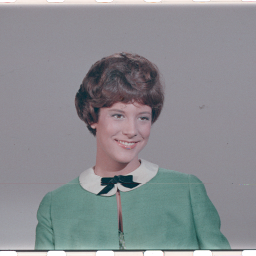
#> input picture images/4.1.03.tiff, 256 x 256 px; its folder holds only this picture in this run
$ python stego_initial.py   (older library calls are emulated)
#> lines starting #> are read from the running program, lines starting #| are printed output that depends on the picture
"""
Visually Adaptive Steganography - Initial Implementation & Testing
-------------------------------------------------------------------
Idea:
  1. Human eyes are most sensitive to GREEN, then RED, least to BLUE.
  2. Smooth areas show changes easily; textured/edge areas hide them.
  So we hide MORE bits in BLUE and in TEXTURED pixels, fewer in GREEN / SMOOTH pixels.

Key trick (so the receiver can extract without extra info):
  The "texture map" is computed from the image with its 2 lowest bit-planes
  cleared. Embedding only touches those 2 bit-planes, so the map is identical
  before and after embedding -> decoder rebuilds the same map.
"""

import os, glob, csv
import numpy as np
import cv2
import matplotlib.pyplot as plt
from skimage.metrics import peak_signal_noise_ratio as psnr
from skimage.metrics import structural_similarity as ssim

# ------------------------- 1. SETTINGS (edit these) -------------------------
IMAGE_DIR     = os.path.join(os.path.dirname(os.path.abspath(__file__)), "images")  # folder next to this script
NUM_IMAGES    = 10            # how many images to test
IMG_SIZE      = (256, 256)    # resize for quick testing (None = keep original)
PAYLOAD_RATIO = 1.0         # use 100% of each image's adaptive capacity
OUT_DIR       = "results"
SHOW_DEMO     = "random"      # which image's demo to open: an index (0-9), "random", or "all"
np.random.seed(42)            # reproducible random payloads

# Bits hidden per colour channel for each texture level. Order = (B, G, R) (OpenCV).
# Level 0 = smooth, 1 = medium, 2 = highly textured.
# Blue gets the most, green the least (human sensitivity: G > R > B).
BITS_TABLE = np.array([
    [1, 0, 0],   # smooth   : only 1 bit in blue
    [2, 0, 1],   # medium   : 2 bits blue, 1 bit red
    [2, 1, 1],   # textured : 2 bits blue, 1 bit green, 1 bit red
], dtype=np.uint8)
GRAD_T1, GRAD_T2 = 15, 40     # gradient thresholds separating the 3 levels


# ------------------------- 2. LOADING IMAGES -------------------------
def load_images(folder, n, size):
    """Load n images from folder; fill the rest with synthetic ones if needed."""
#> called with folder = 'images', n = 10, size = (256, 256)
    exts = (".png", ".jpg", ".jpeg", ".tif", ".tiff", ".bmp")   # USC-SIPI uses .tiff
    print(f"Looking for images in: {os.path.abspath(folder)}")
    files = sorted(os.listdir(folder)) if os.path.isdir(folder) else []
    paths = [os.path.join(folder, f) for f in files if f.lower().endswith(exts)]  # case-insensitive
    images, names = [], []
    for p in paths:
        if len(images) == n: break
        img = cv2.imread(p, cv2.IMREAD_COLOR)           # BGR uint8 (grayscale -> 3 channels)
#> img is the input picture: shape (256, 256, 3); mean B, G, R 144, 140, 137.6
        if img is None:
            print(f"  Could not read {os.path.basename(p)}, skipping"); continue
        if size: img = cv2.resize(img, size)
        images.append(img); names.append(os.path.basename(p))
    print(f"Loaded {len(images)} real image(s); "
          f"{max(0, n - len(images))} synthetic image(s) will be added.\n")
#| Loaded 1 real image(s); 9 synthetic image(s) will be added.

    # Fallback: synthetic images so the script always runs (smooth -> noisy mix)
    k = 0
    while len(images) < n:
        h, w = size or (256, 256)
        x, y = np.meshgrid(np.linspace(0, 1, w), np.linspace(0, 1, h))
        base = np.stack([x, y, (x + y) / 2], axis=2) * 255          # smooth gradient
        noise = np.random.randn(h, w, 3) * (5 + 6 * k)              # growing texture
        img = np.clip(base + noise, 0, 255).astype(np.uint8)
        images.append(img); names.append(f"synthetic_{k}.png"); k += 1
#> this loop made 9 passes
#> pass 1, in load_images, `img = np.clip(base + noise, 0, 255).astype(np.uint8)`:
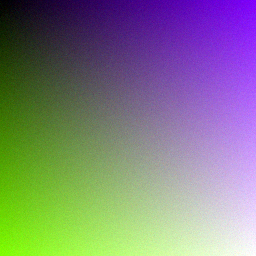
#> img: shape (256, 256, 3); mean of channels 0, 1, 2 127, 127, 127; drawn as B, G, R
#> after the loop, images = 10 items; k = 9; names = ['4.1.03.tiff', 'synthetic_0.png', 'synthetic_1.png', 'synthetic_2.png', 'synthetic_3.png', 'synthetic_4.png', 'synthetic_5.png', 'synthetic_6.png', 'synthetic_7.png', 'synthetic_8.png']
    return images, names


# ------------------------- 3. TEXTURE MAP & SLOTS -------------------------
def texture_level_map(img):
    """Return per-pixel level (0/1/2). Uses image with 2 LSB planes cleared."""
    masked = img & 0xFC                                  # clear lowest 2 bits (embedding-invariant)
    gray = cv2.cvtColor(masked, cv2.COLOR_BGR2GRAY).astype(np.float32)
    gx = cv2.Sobel(gray, cv2.CV_32F, 1, 0)
    gy = cv2.Sobel(gray, cv2.CV_32F, 0, 1)
    grad = cv2.GaussianBlur(np.hypot(gx, gy) / 8.0, (5, 5), 0)   # smoothed gradient magnitude
    level = np.zeros(grad.shape, np.uint8)
    level[grad >= GRAD_T1] = 1
    level[grad >= GRAD_T2] = 2
    return level

def build_slots(img):
    """
    Decide WHERE bits go. Returns pixel order and the list of usable slots.
    Pixels are sorted most-textured first, so the payload fills the best regions first.
    A slot = (pixel position in sorted order, channel, bit-plane).
    """
    level = texture_level_map(img)
    # NOTE: cast to int16 before negating; negating uint8 wraps around (1 -> 255) and flips the order
    order = np.argsort(-level.ravel().astype(np.int16), kind="stable")  # textured pixels first
    bpc = BITS_TABLE[level.ravel()[order]]               # (N,3) bits per channel per pixel
    valid = bpc[:, :, None] > np.arange(2)[None, None, :]   # (N,3,2): is plane p usable?
    slot_idx = np.flatnonzero(valid.ravel())             # flat indices of usable slots
    return order, slot_idx, level


# ------------------------- 4. ADAPTIVE EMBED / EXTRACT -------------------------
def adaptive_embed(img, bits):
    order, slot_idx, _ = build_slots(img)
    assert len(bits) <= len(slot_idx), "Payload larger than capacity!"
    n, c, p = np.unravel_index(slot_idx[:len(bits)], (len(order), 3, 2))
    pix = img.reshape(-1, 3)[order].copy()               # pixels in embedding order
    # Write one bit-plane at a time (a channel can have 2 slots; writing both
    # in a single fancy-index assignment would make one overwrite the other)
    for plane in (0, 1):
        s = (p == plane)
        b = bits[s].astype(np.uint8)
        pix[n[s], c[s]] = (pix[n[s], c[s]] & np.uint8(0xFF ^ (1 << plane))) | (b << plane)
    out = np.empty_like(pix); out[order] = pix           # put pixels back in place
    return out.reshape(img.shape)

def adaptive_extract(stego, n_bits):
    order, slot_idx, _ = build_slots(stego)              # same map as encoder
    n, c, p = np.unravel_index(slot_idx[:n_bits], (len(order), 3, 2))
    pix = stego.reshape(-1, 3)[order]
    return (pix[n, c] >> p) & 1


# ------------------------- 5. BASELINE: TRADITIONAL LSB -------------------------
def lsb_embed(img, bits):
    flat = img.reshape(-1).copy()
    flat[:len(bits)] = (flat[:len(bits)] & 0xFE) | bits.astype(np.uint8)
    return flat.reshape(img.shape)

def lsb_extract(stego, n_bits):
    return stego.reshape(-1)[:n_bits] & 1


# ------------------------- 6. METRICS -------------------------
def evaluate(cover, stego):
    return (psnr(cover, stego, data_range=255),
            ssim(cover, stego, channel_axis=2, data_range=255))


# ------------------------- 7. MAIN EXPERIMENT -------------------------
def main():
    os.makedirs(OUT_DIR, exist_ok=True)
    images, names = load_images(IMAGE_DIR, NUM_IMAGES, IMG_SIZE)
#> images = 10 items
    rows = []
    print(f"{'Image':<18}{'Bits':>8}{'bpp':>6} | {'LSB PSNR':>9}{'LSB SSIM':>9} | "
          f"{'ADP PSNR':>9}{'ADP SSIM':>9} | Extract OK")
    print("-" * 88)

    for img, name in zip(images, names):
        _, slot_idx, _ = build_slots(img)
        capacity = len(slot_idx)
        n_bits = int(capacity * PAYLOAD_RATIO)           # same payload for both methods
        payload = np.random.randint(0, 2, n_bits)        # random secret bits

        stego_lsb = lsb_embed(img, payload)
        stego_adp = adaptive_embed(img, payload)

        ok = (np.array_equal(lsb_extract(stego_lsb, n_bits), payload) and
              np.array_equal(adaptive_extract(stego_adp, n_bits), payload))

        p1, s1 = evaluate(img, stego_lsb)
        p2, s2 = evaluate(img, stego_adp)
        bpp = n_bits / (img.shape[0] * img.shape[1])
        rows.append([name, capacity, n_bits, round(bpp, 3), p1, s1, p2, s2, ok])
        print(f"{name[:17]:<18}{n_bits:>8}{bpp:>6.2f} | {p1:>9.2f}{s1:>9.4f} | "
              f"{p2:>9.2f}{s2:>9.4f} | {ok}")
#> this loop made 10 passes
#> (name, capacity, n_bits, p1, s1, p2, s2, bpp) on passes 1 to 10: ('4.1.03.tiff', 74726, 74726, 55.34, 0.998, 54.66, 0.998, 1.14), ('synthetic_0.png', 65536, 65536, 55.92, 0.999, 55.9, 0.999, 1), ('synthetic_1.png', 65536, 65536, 55.93, 0.999, 55.93, 0.999, 1), ('synthetic_2.png', 65536, 65536, 55.91, 1, 55.92, 1, 1), ('synthetic_3.png', 65624, 65624, 55.9, 1, 55.91, 1, 1), ('synthetic_4.png', 68282, 68282, 55.73, 1, 55.46, 1, 1.04), ('synthetic_5.png', 82144, 82144, 54.93, 1, 53.69, 1, 1.25), ('synthetic_6.png', 103844, 103844, 53.91, 1, 51.88, 1, 1.58), ('synthetic_7.png', 129356, 129356, 52.94, 1, 50.37, 1, 1.97), ('synthetic_8.png', 149844, 149844, 52.3, 1, 49.47, 1, 2.29)
#| 4.1.03.tiff          74726  1.14 |     55.34   0.9976 |     54.66   0.9981 | True
#| synthetic_0.png      65536  1.00 |     55.92   0.9986 |     55.90   0.9985 | True
#| synthetic_1.png      65536  1.00 |     55.93   0.9994 |     55.93   0.9994 | True
#| synthetic_2.png      65536  1.00 |     55.91   0.9997 |     55.92   0.9997 | True
#| synthetic_3.png      65624  1.00 |     55.90   0.9998 |     55.91   0.9998 | True
#| synthetic_4.png      68282  1.04 |     55.73   0.9999 |     55.46   0.9999 | True
#| synthetic_5.png      82144  1.25 |     54.93   0.9999 |     53.69   0.9999 | True
#| synthetic_6.png     103844  1.58 |     53.91   0.9999 |     51.88   0.9998 | True
#> (further printed lines are left out)
#> pass 1, in texture_level_map, `gy = cv2.Sobel(gray, cv2.CV_32F, 0, 1)`:
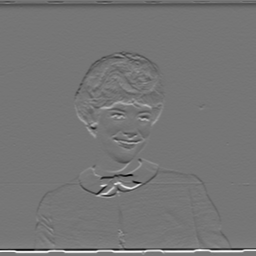
#> gy: shape (256, 256) float32; min -631, max 732, mean 0.2; drawn with min black and max white
#> after the loop:
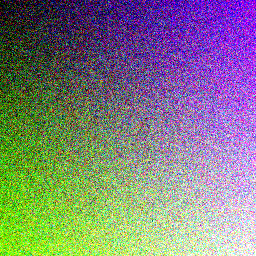
#> stego_adp: shape (256, 256, 3); mean of channels 0, 1, 2 126.7, 127.2, 127.3; drawn as B, G, R
#> after the loop, rows = 10 items

    # ---- averages ----
    arr = np.array([[r[4], r[5], r[6], r[7]] for r in rows])
#> arr = [[55.34, 0.998, 54.66, 0.998], [55.92, 0.999, 55.9, 0.999], [55.93, 0.999, 55.93, 0.999], [55.91, 1, 55.92, 1], [55.9, 1, 55.91, 1], [55.73, 1, 55.46, 1], [54.93, 1, 53.69, 1], [53.91, 1, 51.88, 1], [52.94, 1, 50.37, 1], [52.3, 1, 49.47, 1]]
    m = arr.mean(axis=0)
#> m = [54.88, 0.999, 53.92, 0.999]
    print("-" * 88)
    print(f"{'AVERAGE':<32} | {m[0]:>9.2f}{m[1]:>9.4f} | {m[2]:>9.2f}{m[3]:>9.4f} |")
#| AVERAGE                          |     54.88   0.9995 |     53.92   0.9995 |

    # ---- save CSV ----
    with open(os.path.join(OUT_DIR, "results.csv"), "w", newline="") as f:
        w = csv.writer(f)
        w.writerow(["image", "capacity_bits", "payload_bits", "bpp",
                    "LSB_PSNR", "LSB_SSIM", "ADAPTIVE_PSNR", "ADAPTIVE_SSIM", "extract_ok"])
        w.writerows(rows)

    # ---- plot PSNR & SSIM comparison ----
    x = np.arange(len(rows)); wd = 0.38
#> after `x = np.arange(len(rows))`: x = [0, 1, 2, 3, 4, 5, 6, 7, 8, 9]
    fig, ax = plt.subplots(1, 2, figsize=(12, 4))
    ax[0].bar(x - wd/2, arr[:, 0], wd, label="LSB")
    ax[0].bar(x + wd/2, arr[:, 2], wd, label="Adaptive")
    ax[0].set_title("PSNR (dB) - higher is better"); ax[0].legend()
    ax[1].bar(x - wd/2, arr[:, 1], wd, label="LSB")
    ax[1].bar(x + wd/2, arr[:, 3], wd, label="Adaptive")
    ax[1].set_title("SSIM - higher is better"); ax[1].set_ylim(arr[:, [1, 3]].min() - 0.01, 1.0)
    for a in ax: a.set_xlabel("Image index"); a.set_xticks(x)
    plt.tight_layout(); plt.savefig(os.path.join(OUT_DIR, "metrics_comparison.png"), dpi=150)

    # ---- visual demo: where did each method change pixels? (one picture per image) ----
    figs = []
    for idx, (img, name) in enumerate(zip(images, names)):
        _, slot_idx, level = build_slots(img)
        n_bits = int(len(slot_idx) * PAYLOAD_RATIO)
        payload = np.random.randint(0, 2, n_bits)
        d_lsb = np.abs(img.astype(int) - lsb_embed(img, payload)).sum(2) * 60       # amplified
        d_adp = np.abs(img.astype(int) - adaptive_embed(img, payload)).sum(2) * 60
        fig, ax = plt.subplots(1, 4, figsize=(16, 4))
        ax[0].imshow(cv2.cvtColor(img, cv2.COLOR_BGR2RGB)); ax[0].set_title(f"Cover: {name}")
        ax[1].imshow(level, cmap="gray"); ax[1].set_title("Texture level map (0-2)")
        ax[2].imshow(np.clip(d_lsb, 0, 255), cmap="hot"); ax[2].set_title("LSB changes (x60)")
        ax[3].imshow(np.clip(d_adp, 0, 255), cmap="hot"); ax[3].set_title("Adaptive changes (x60)")
        for a in ax: a.axis("off")
        plt.tight_layout()
        plt.savefig(os.path.join(OUT_DIR, f"visual_{idx}_{os.path.splitext(name)[0]}.png"), dpi=150)
        figs.append(fig)
#> this loop made 10 passes
#> (name, n_bits) on passes 1 to 10: ('4.1.03.tiff', 74726), ('synthetic_0.png', 65536), ('synthetic_1.png', 65536), ('synthetic_2.png', 65536), ('synthetic_3.png', 65624), ('synthetic_4.png', 68282), ('synthetic_5.png', 82144), ('synthetic_6.png', 103844), ('synthetic_7.png', 129356), ('synthetic_8.png', 149844)
#> pass 1, in build_slots (call 31), `level = texture_level_map(img)`:
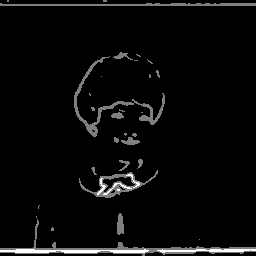
#> level: shape (256, 256); min 0, max 2, mean 0.076; drawn with min black and max white
#> after the loop:
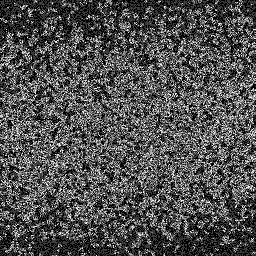
#> d_adp: shape (256, 256) int64; min 0, max 240, mean 79.6
#> after the loop:
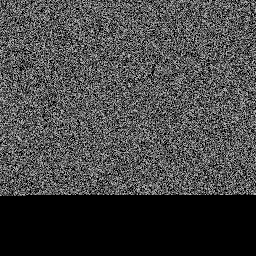
#> d_lsb: shape (256, 256) int64; min 0, max 180, mean 68.8
#> after the loop, figs = 10 items

    print(f"\nSaved CSV + plots in '{OUT_DIR}/' (one visual_*.png per image)")
#| Saved CSV + plots in 'results/' (one visual_*.png per image)

    # ---- which demo figure(s) to open on screen ----
    if SHOW_DEMO == "all":
        pass                                              # leave every figure open
    else:
        keep = SHOW_DEMO if SHOW_DEMO != "random" else int(np.random.randint(len(figs)))
#> keep = 2
        for i, f in enumerate(figs):
            if i != keep: plt.close(f)                    # close the rest, show only one
#> this loop made 10 passes
#> pass 1, in main, `if i != keep: plt.close(f)`:
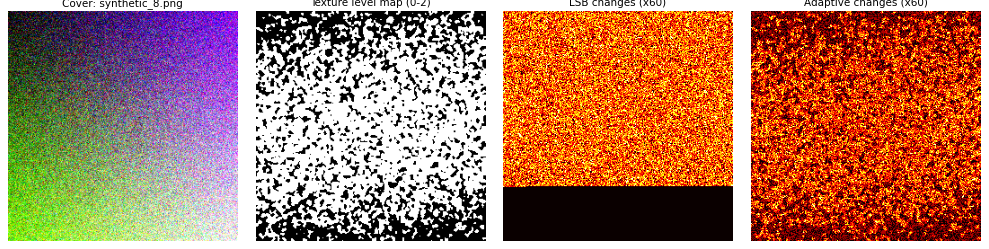
#> figure drawn by matplotlib, 4 panels
    plt.show()

if __name__ == "__main__":
    main()
